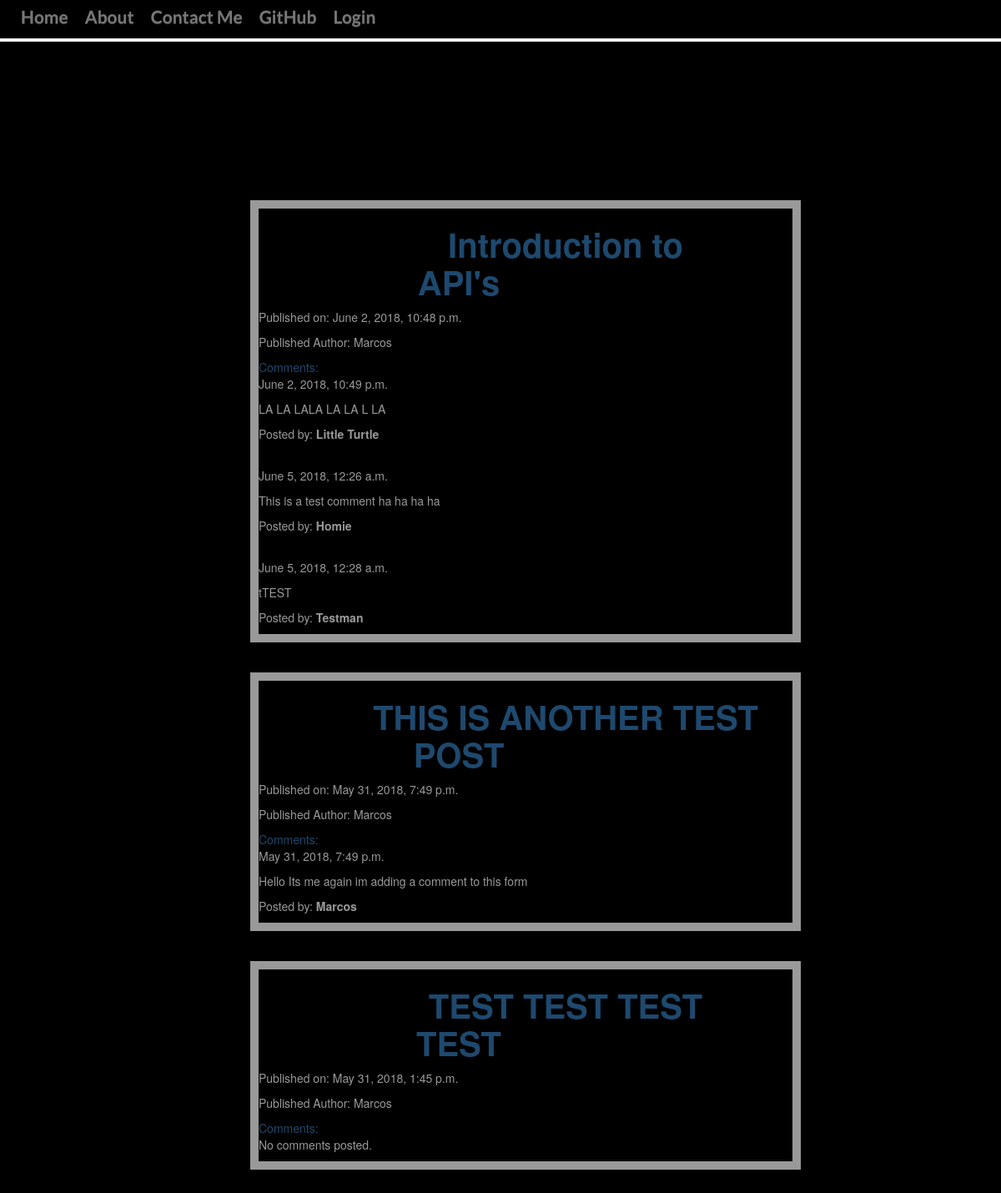
Before: / with the older database file.
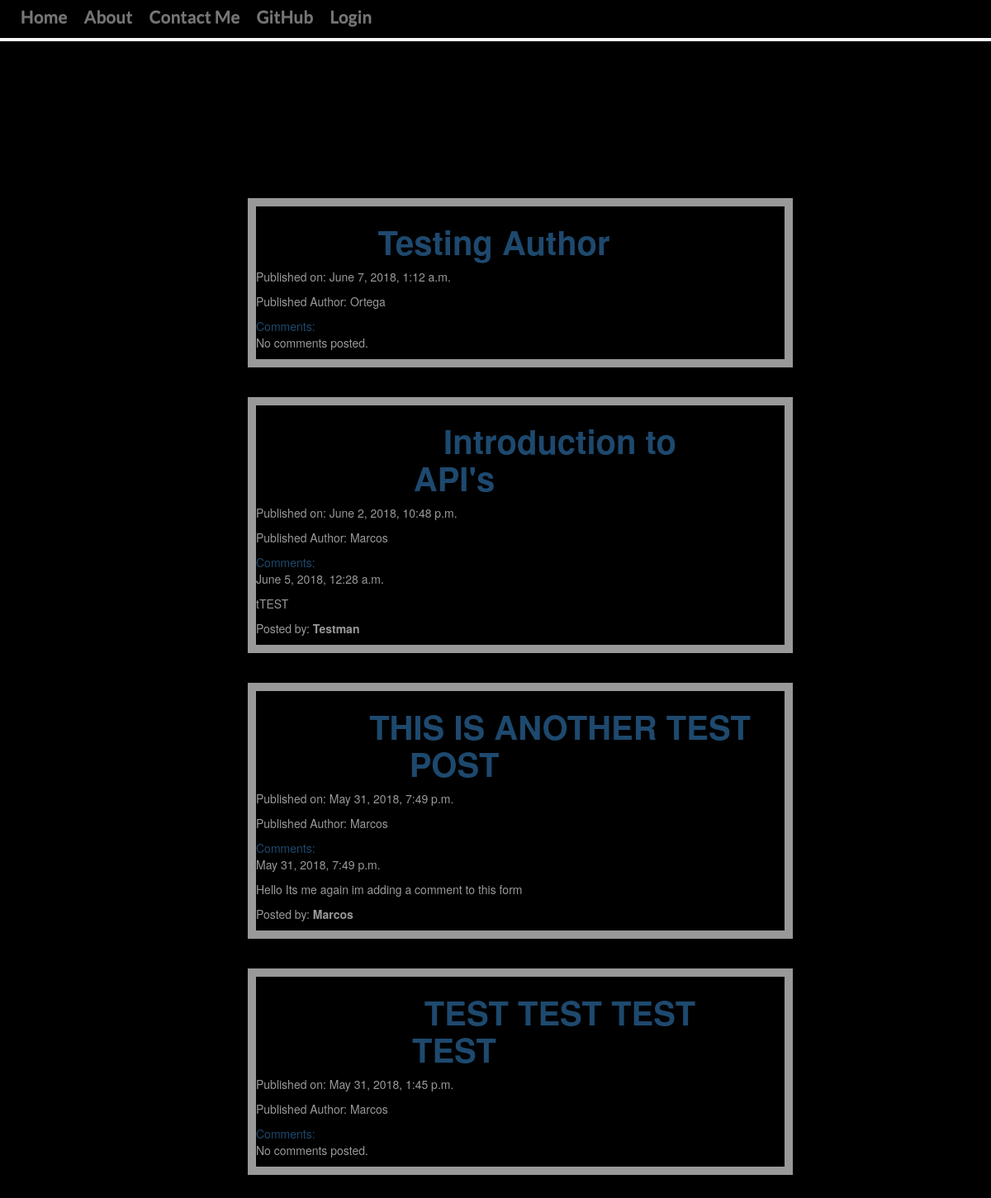
After: the same page with the newer database file.
### blog/models.py (models this page shows, shortened)
class Post(models.Model):
    author = models.ForeignKey('auth.user', on_delete=models.CASCADE,)
    title = models.CharField(max_length=200)
    text = models.TextField()
    create_date = models.DateTimeField(default=timezone.now)
    publish_date= models.DateTimeField(blank=True, null=True)

class Comment(models.Model):
    post = models.ForeignKey('blog.Post', related_name='comments', on_delete =models.CASCADE)
    author = models.CharField(max_length=200, blank=True, null=True)
    text = models.TextField()
    created_date = models.DateTimeField(default=timezone.now)
    approved_comment = models.BooleanField(default=False)

### blog/views.py (the view)
class PostListView(ListView):
    model = Post
    def get_queryset(self):
        return Post.objects.filter(publish_date__lte=timezone.now()).order_by('-publish_date')

### blog/templates/blog/post_list.html (shortened to what this page needs)
{% extends 'blog/base.html' %}
{% block content %}
    {% for post in post_list %}
        <div class="post">
            <h1><a id='titleofpost'href="{% url 'post_detail' pk=post.pk %}"><strong>{{ post.title }}</strong></a></h1>
            <div class="date">
                <p>Published on: {{ post.publish_date}}</p>
                <p>Published Author: {{post.author}}</p>
            </div>
            <a href="{% url 'post_detail' pk=post.pk %}">Comments:{{ comment.text }} </a>
            {% for comment in post.comments.all %}
            <br>
                {% if user.is_authenticated or comment.approved_comment %}
                        {{ comment.created_date }}
                    <p>{{ comment.text|safe|linebreaks }}</p>
                    <p>Posted by: <strong>{{ comment.author }}</strong></p>
                {% endif %}
            {% empty %}
                <p>No comments posted.</p>
            {% endfor %}
        </div>
    {% endfor %}
{% endblock %}

### blog/templates/blog/base.html (shortened to what this page needs)
<!DOCTYPE html>
{% load staticfiles %}
{% load tz %}
<html lang="en" dir="ltr">
  <head>
    <head>
        <link rel="stylesheet" href="https://maxcdn.bootstrapcdn.com/bootstrap/3.3.7/css/bootstrap.min.css">
        <link rel="stylesheet" href="https://maxcdn.bootstrapcdn.com/bootstrap/3.3.7/css/bootstrap-theme.min.css">
        <link rel="stylesheet" href="//cdn.jsdelivr.net/medium-editor/latest/css/medium-editor.min.css" type="text/css" media="screen" charset="utf-8">
        <link rel="stylesheet" href="{% static 'css/blog.css' %}">
  </head>
<body>
  <nav id='navbar1'class='navbar  navbar-default navbar-fixed-top techfont '>
    <div id='postcont'class="container">
      <ul class='nav navbar-nav navbar-left'>
        <li> <a href="{% url 'post_list' %}">Home </a></li>
        <li><a href="{% url 'post_about'%}">About</a></li>
        <li><a href="{% url 'post_contact'%}">Contact Me</a></li>
        <li> <a href="https://github.com/OrtegaM4">GitHub</a></li>
        {% if user.is_authenticated %}
        <li>
          <a href="{% url 'post_new' %}"> New Post</a>
        </li>
        <li>
          <a href="{% url 'post_draft_list' %}">Drafts</a>
        </li>
        <li>
          <a id='loginbtn'href="{% url 'logout' %}?next={% url 'post_list'%}"> Logout</a>
        </li>
        <li>
          <a>Welcome {{user.username}}</a>
        </li>
        {%else%}
        <li>
          <a class='nav navbar-nav navbar-right'href="{%url 'login'%}">Login</a>
        </li>
        {% endif %}
      </ul>
    </div>
  </nav>
      {% block content %}
      {% endblock %}
    </body>
  </html>

### blog/static/css/blog.css (style rules this page uses)
body { background-image: url('https://www.marcoguglie.it/Codepen/AnimatedHeaderBg/demo-1/img/demo-1-bg.jpg'); background-attachment: fixed; background-position: center; background-repeat: no-repeat; background-size: cover; background-color: black; z-index: 100; }
body h1 { text-align: center; color: white; }
.post { background-position:absolute; background-size: 10px; border: solid 10px; border-color: white; z-index: 2; width: 55%; margin-left: 25%; margin-right: 26%; margin-bottom: 3%; position: center; opacity: 0.6; background-blend-mode: lighten; padding-bottom: 0px; background-color: black; color: white; }
.post a { text-align: center; }
#titleofpost { position: center; text-align: center; margin-left: 15%; margin-right: 25%; margin-bottom: 5%; padding-bottom: 10%; position: center; font-size: 40px; }
.techfont { font-family: 'Lato',sans-serif; font-size: 1.5em; margin-bottom: 10px; background-color: black; }
nav { list-style: none; font-weight: bold; margin-bottom: -10%; width: 105%; text-align: center; height:40px; background-color: black; padding-bottom: -7%; border: solid 20px; }
.nav li { margin: 0px; display:; }
.nav li a { padding: 10px; text-decoration: none; font-weight: bold; color: #FFFFFF; background-color: #000000; float: left }
.container { background-color: black ; position: center; color: white; margin-bottom: -2%; padding-bottom: 0.5%; width: 100%; }

Changed rows visible on the page:
removed Comment: created_date "June 2, 2018, 10:49 p.m.", text "LA LA LALA LA LA L LA", author "Little Turtle", shown under Post "Introduction to API's"
removed Comment: created_date "June 5, 2018, 12:26 a.m.", text "This is a test comment ha ha ha ha", author "Homie", shown under Post "Introduction to API's"
added Post: title "Testing Author", publish_date "June 7, 2018, 1:12 a.m.", author "Ortega"
